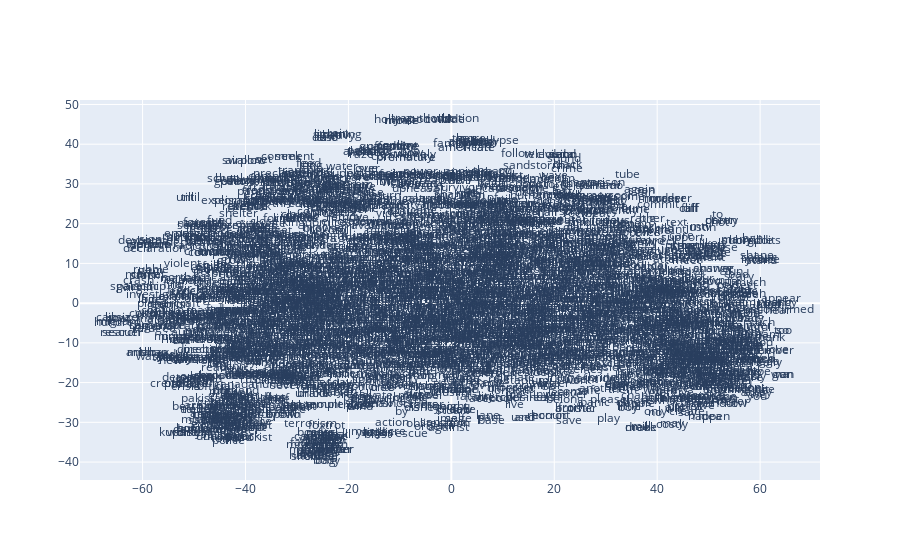

The code cell stored with this chart in its notebook:
### Code cell
x_vals, y_vals, labels = reduce_dimensions(model_ui_sg)
plot_function(x_vals, y_vals, labels)

### Figure 1 — Plotly figure (JSON) as saved in the notebook; plotly's stock layout.template omitted (floating-point values rounded to 4 significant figures; data arrays with more than 128 entries replaced by an {"elided": "..."} marker saying what was removed)
{"data": [{"mode": "text", "text": {"elided": "2994 str values"}, "type": "scatter", "x": {"elided": "2994 float values"}, "y": {"elided": "2994 float values"}}], "layout": {}}
